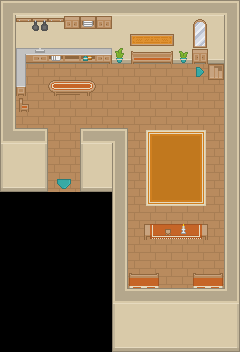

Tiled map render using the project's own tile images. Description and the map definition, with tile-layer contents summarised, below:
An orthogonal 15x22 tile map with 16x16 px tiles, 6 tile layers (Ground Terrain, Ground Overlay, Deco0, Deco1, ...), 4 hidden layers not drawn.

<map version="1.4" tiledversion="1.4.3" orientation="orthogonal" renderorder="right-down" width="15" height="22" tilewidth="16" tileheight="16" infinite="0" backgroundcolor="#000000" nextlayerid="12" nextobjectid="1">
 <editorsettings>
  <export target="The Hideout.json" format="json" />
 </editorsettings>
 <tileset firstgid="1" source="roguelikeSheet.tsx" />
 <layer id="2" name="Ground Terrain" width="15" height="22">
  <data>[330 cells, 120 non-empty, 1 distinct tile ids]</data>
 </layer>
 <layer id="6" name="Ground Overlay" width="15" height="22">
  <data>[330 cells, 20 non-empty, 9 distinct tile ids]</data>
 </layer>
 <layer id="3" name="Deco0" width="15" height="22">
  <data>[330 cells, 43 non-empty, 6 distinct tile ids]</data>
 </layer>
 <layer id="4" name="Deco1" width="15" height="22">
  <data>[330 cells, 37 non-empty, 32 distinct tile ids]</data>
 </layer>
 <layer id="5" name="Deco2" width="15" height="22">
  <data>[330 cells, 2 non-empty, 2 distinct tile ids]</data>
 </layer>
 <layer id="1" name="Above0" width="15" height="22">
  <data>[330 cells, 101 non-empty, 14 distinct tile ids]</data>
 </layer>
 <layer id="7" name="Collision" width="15" height="22" visible="0">
  <data>[330 cells, 218 non-empty, 2 distinct tile ids]</data>
 </layer>
 <layer id="8" name="The Graveyard:2048:1248:down:" width="15" height="22" visible="0">
  <data>[330 cells, 2 non-empty, 2 distinct tile ids]</data>
 </layer>
 <layer id="11" name="Secret Tunnel Part 1:32:192:right:" width="15" height="22" visible="0">
  <data>[330 cells, 1 non-empty, 1 distinct tile ids]</data>
 </layer>
 <layer id="10" name="Npc:mike:Mike:" width="15" height="22" visible="0">
  <data>[330 cells, 1 non-empty, 1 distinct tile ids]</data>
 </layer>
</map>
